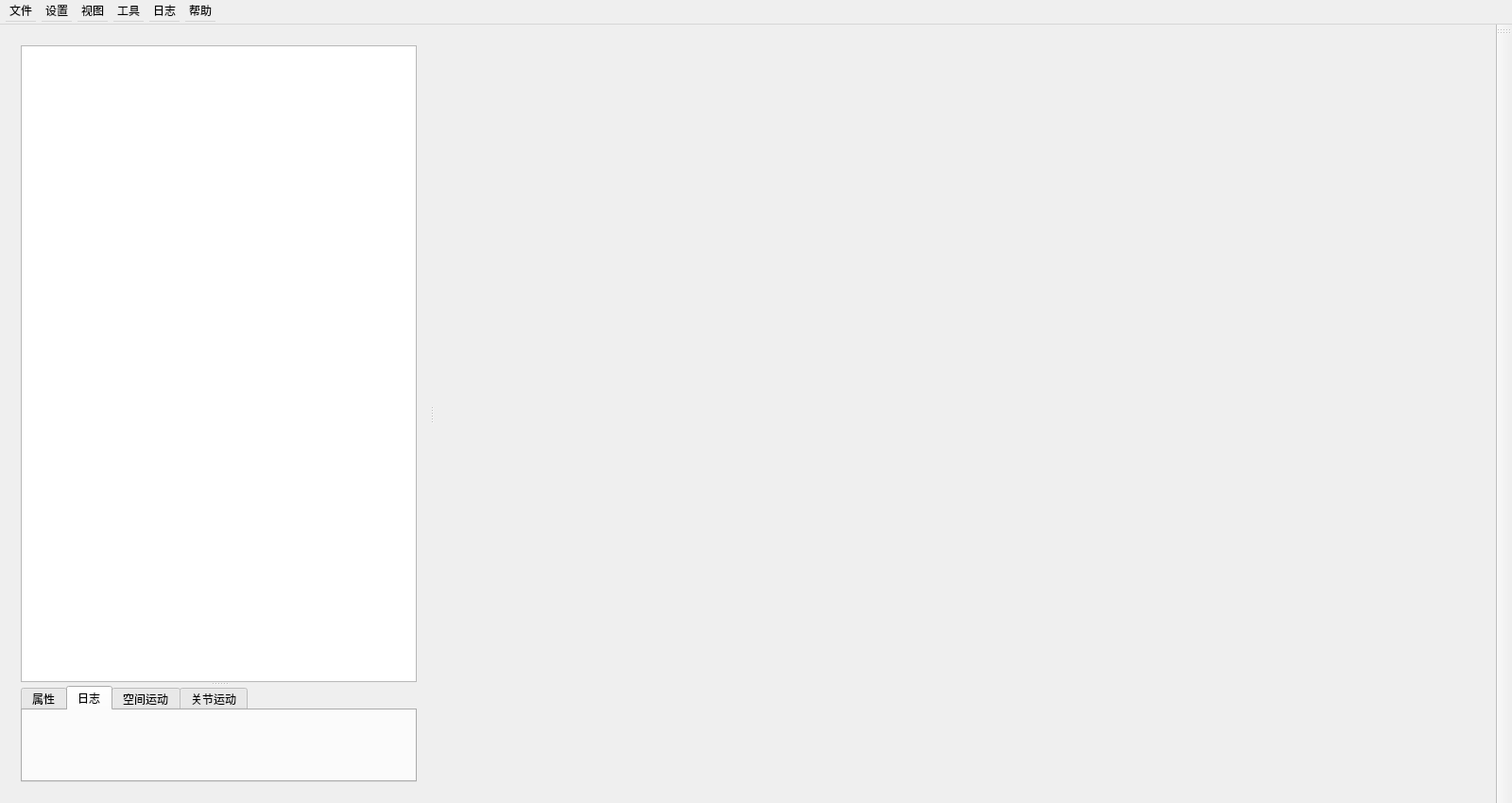
<?xml version="1.0" encoding="UTF-8"?>
<ui version="4.0">
 <class>MainWindow</class>
 <widget class="QMainWindow" name="MainWindow">
  <property name="geometry">
   <rect>
    <x>0</x>
    <y>0</y>
    <width>1600</width>
    <height>850</height>
   </rect>
  </property>
  <property name="windowTitle">
   <string>MainWindow</string>
  </property>
  <widget class="QWidget" name="centralWidget">
   <layout class="QVBoxLayout" name="verticalLayout_3">
    <item>
     <widget class="QSplitter" name="splitter">
      <property name="frameShape">
       <enum>QFrame::Box</enum>
      </property>
      <property name="lineWidth">
       <number>0</number>
      </property>
      <property name="orientation">
       <enum>Qt::Horizontal</enum>
      </property>
      <property name="handleWidth">
       <number>10</number>
      </property>
      <property name="childrenCollapsible">
       <bool>false</bool>
      </property>
      <widget class="QWidget" name="widget" native="true">
       <property name="minimumSize">
        <size>
         <width>370</width>
         <height>0</height>
        </size>
       </property>
       <property name="maximumSize">
        <size>
         <width>520</width>
         <height>16777215</height>
        </size>
       </property>
       <layout class="QVBoxLayout" name="verticalLayout">
        <item>
         <widget class="QSplitter" name="splitter_2">
          <property name="orientation">
           <enum>Qt::Vertical</enum>
          </property>
          <widget class="QTreeWidget" name="treeWidget">
           <property name="sizePolicy">
            <sizepolicy hsizetype="Expanding" vsizetype="Expanding">
             <horstretch>0</horstretch>
             <verstretch>0</verstretch>
            </sizepolicy>
           </property>
           <property name="minimumSize">
            <size>
             <width>0</width>
             <height>250</height>
            </size>
           </property>
           <property name="font">
            <font>
             <family>微软雅黑</family>
             <pointsize>10</pointsize>
             <weight>50</weight>
             <italic>false</italic>
             <bold>false</bold>
             <underline>false</underline>
            </font>
           </property>
           <property name="toolTipDuration">
            <number>0</number>
           </property>
           <property name="lineWidth">
            <number>0</number>
           </property>
           <property name="columnCount">
            <number>0</number>
           </property>
          </widget>
          <widget class="QTabWidget" name="tabWidget01">
           <property name="enabled">
            <bool>true</bool>
           </property>
           <property name="currentIndex">
            <number>1</number>
           </property>
           <widget class="QWidget" name="tabWidgetPage1">
            <attribute name="title">
             <string>属性</string>
            </attribute>
           </widget>
           <widget class="QWidget" name="tabWidgetLog">
            <attribute name="title">
             <string>日志</string>
            </attribute>
           </widget>
           <widget class="QWidget" name="tabWidgetPage2">
            <attribute name="title">
             <string>空间运动</string>
            </attribute>
           </widget>
           <widget class="QWidget" name="tabWidgetPage3">
            <property name="autoFillBackground">
             <bool>false</bool>
            </property>
            <attribute name="title">
             <string>关节运动</string>
            </attribute>
           </widget>
          </widget>
         </widget>
        </item>
       </layout>
      </widget>
      <widget class="QWidget" name="occWidget" native="true">
       <property name="enabled">
        <bool>true</bool>
       </property>
       <property name="sizePolicy">
        <sizepolicy hsizetype="Expanding" vsizetype="Expanding">
         <horstretch>0</horstretch>
         <verstretch>0</verstretch>
        </sizepolicy>
       </property>
       <property name="minimumSize">
        <size>
         <width>700</width>
         <height>0</height>
        </size>
       </property>
       <property name="autoFillBackground">
        <bool>false</bool>
       </property>
      </widget>
     </widget>
    </item>
   </layout>
  </widget>
  <widget class="QMenuBar" name="menuBar">
   <property name="geometry">
    <rect>
     <x>0</x>
     <y>0</y>
     <width>1600</width>
     <height>26</height>
    </rect>
   </property>
   <property name="minimumSize">
    <size>
     <width>0</width>
     <height>26</height>
    </size>
   </property>
   <property name="styleSheet">
    <string notr="true"/>
   </property>
   <widget class="QMenu" name="menuFile">
    <property name="title">
     <string>文件</string>
    </property>
    <widget class="QMenu" name="menu_3">
     <property name="title">
      <string>导入</string>
     </property>
     <addaction name="separator"/>
     <addaction name="separator"/>
     <addaction name="separator"/>
     <addaction name="actionRbtImport"/>
     <addaction name="separator"/>
     <addaction name="actionWopImport"/>
     <addaction name="separator"/>
     <addaction name="actionRbtJointImport"/>
     <addaction name="separator"/>
     <addaction name="actionToolImport"/>
     <addaction name="separator"/>
     <addaction name="actionSTLImport"/>
    </widget>
    <addaction name="menu_3"/>
    <addaction name="separator"/>
    <addaction name="actionExport"/>
    <addaction name="separator"/>
    <addaction name="actionClose"/>
    <addaction name="separator"/>
   </widget>
   <widget class="QMenu" name="menuSet">
    <property name="title">
     <string>设置</string>
    </property>
    <addaction name="action"/>
    <addaction name="action_4"/>
   </widget>
   <widget class="QMenu" name="menuHelp">
    <property name="title">
     <string>帮助</string>
    </property>
    <addaction name="actionSoftWareHelp"/>
    <addaction name="separator"/>
    <addaction name="actionDeveloperState"/>
   </widget>
   <widget class="QMenu" name="menu">
    <property name="title">
     <string>工具</string>
    </property>
    <addaction name="action_5"/>
   </widget>
   <widget class="QMenu" name="menu_2">
    <property name="title">
     <string>视图</string>
    </property>
    <addaction name="action_2"/>
    <addaction name="action_3"/>
   </widget>
   <widget class="QMenu" name="menu_4">
    <property name="title">
     <string>日志</string>
    </property>
   </widget>
   <addaction name="menuFile"/>
   <addaction name="menuSet"/>
   <addaction name="menu_2"/>
   <addaction name="menu"/>
   <addaction name="menu_4"/>
   <addaction name="menuHelp"/>
  </widget>
  <widget class="QToolBar" name="toolBar">
   <property name="windowTitle">
    <string>toolBar</string>
   </property>
   <property name="movable">
    <bool>true</bool>
   </property>
   <property name="allowedAreas">
    <set>Qt::AllToolBarAreas</set>
   </property>
   <attribute name="toolBarArea">
    <enum>RightToolBarArea</enum>
   </attribute>
   <attribute name="toolBarBreak">
    <bool>false</bool>
   </attribute>
  </widget>
  <action name="actionExport">
   <property name="text">
    <string>导出</string>
   </property>
  </action>
  <action name="actionClose">
   <property name="text">
    <string>关闭</string>
   </property>
  </action>
  <action name="actionRbtImport">
   <property name="text">
    <string>导入机器人</string>
   </property>
   <property name="iconVisibleInMenu">
    <bool>true</bool>
   </property>
  </action>
  <action name="actionWopImport">
   <property name="text">
    <string>导入工件</string>
   </property>
   <property name="iconVisibleInMenu">
    <bool>true</bool>
   </property>
  </action>
  <action name="actionRbtJointImport">
   <property name="text">
    <string>导入机器人关节</string>
   </property>
   <property name="iconVisibleInMenu">
    <bool>true</bool>
   </property>
  </action>
  <action name="actionToolImport">
   <property name="text">
    <string>导入工具</string>
   </property>
   <property name="iconVisibleInMenu">
    <bool>true</bool>
   </property>
  </action>
  <action name="actionSTLImport">
   <property name="text">
    <string>导入点云</string>
   </property>
   <property name="iconVisibleInMenu">
    <bool>true</bool>
   </property>
  </action>
  <action name="actionSoftWareHelp">
   <property name="text">
    <string>软件使用说明</string>
   </property>
  </action>
  <action name="actionDeveloperState">
   <property name="text">
    <string>开发者声明</string>
   </property>
  </action>
  <action name="action">
   <property name="text">
    <string>碰撞检测开启/关闭</string>
   </property>
  </action>
  <action name="action_2">
   <property name="text">
    <string>基础视图</string>
   </property>
  </action>
  <action name="action_3">
   <property name="text">
    <string>高级视图</string>
   </property>
  </action>
  <action name="action_4">
   <property name="text">
    <string>偏好设置</string>
   </property>
  </action>
  <action name="action_5">
   <property name="text">
    <string>位姿变换</string>
   </property>
  </action>
 </widget>
 <layoutdefault spacing="6" margin="11"/>
 <resources/>
 <connections/>
</ui>
